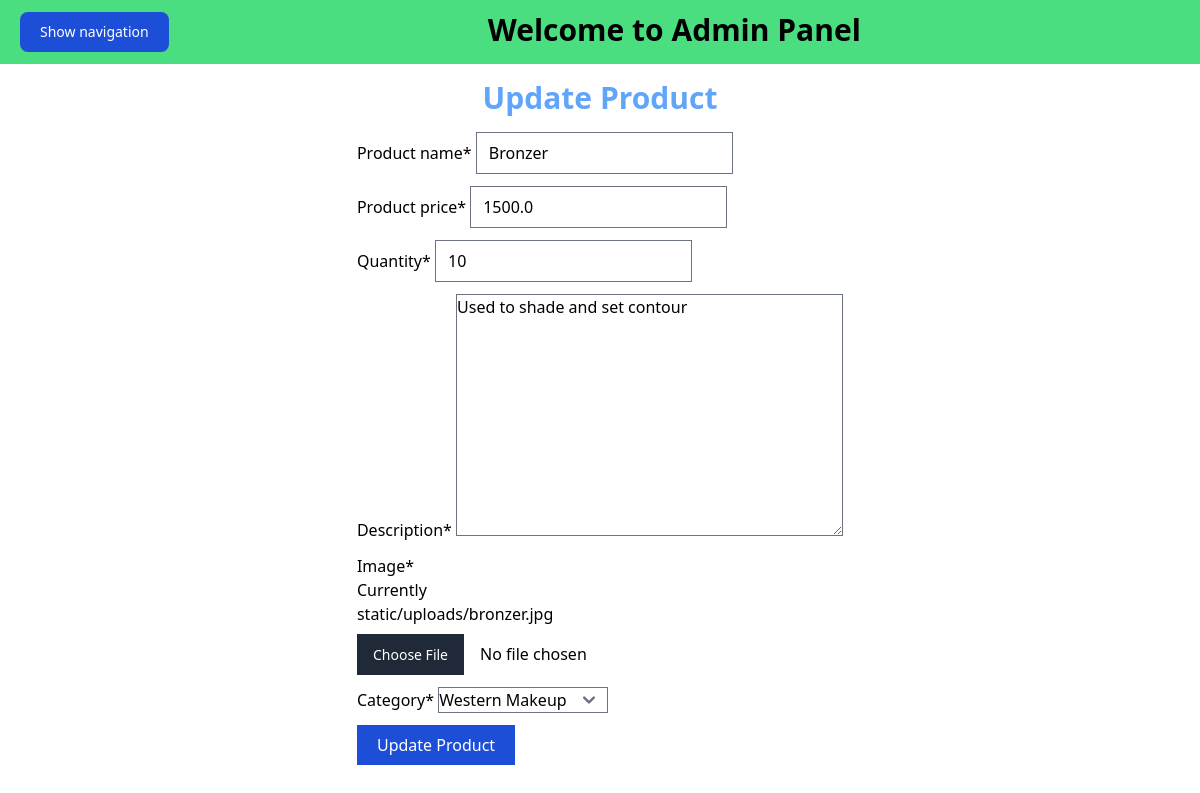
Before: /product/updateproduct/5 (signed in) with the older database file.
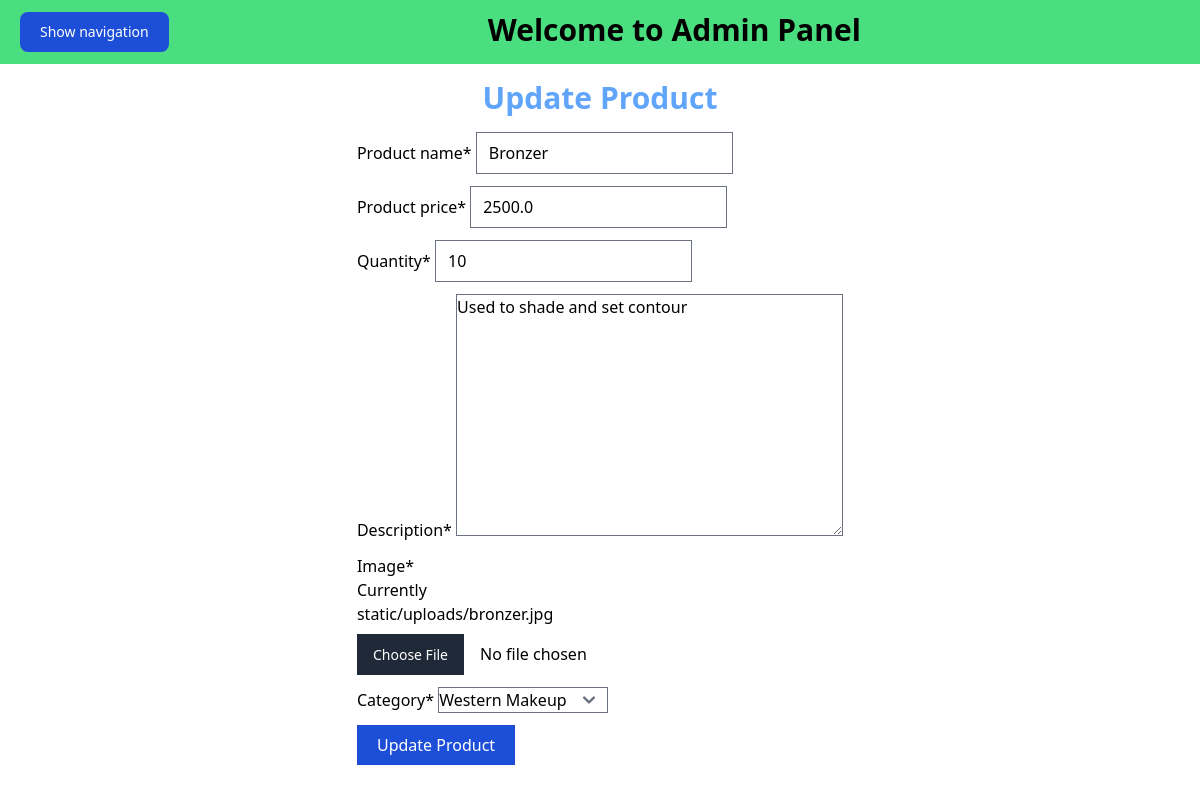
After: the same page with the newer database file.
### product/models.py (models this page shows, shortened)
class Product(models.Model):
    product_name = models.CharField(max_length=100)#string
    product_price = models.FloatField()
    quantity = models.IntegerField()
    description = models.TextField()#textfield has no maximum length
    image = models.FileField(upload_to='static/uploads',null=True)
    category = models.ForeignKey(Category, on_delete= models.CASCADE, null=True)#to change field, we require null=True for migration

### user/auth.py (the view)
    def wrapper_function(request, *args, **kwargs):
        if request.user.is_staff:
            return view_function(request, *args, **kwargs)
        else:
            return redirect('/')

### product/forms.py
class ProductForm(ModelForm):
    class Meta:
        model = Product
        fields = '__all__'

### product/models.py (called while the page is built)
    def __str__(self):
        return self.category_name

### product/views.py (called while the page is built, shortened)
@admin_only
def updateproduct(request, product_id):
    instance = Product.objects.get(id=product_id)
    context = {
            "form": ProductForm(instance = instance)
        }
    return render(request, 'product/updateproduct.html', context)

### user/auth.py (called while the page is built)
def admin_only(view_function):
    def wrapper_function(request, *args, **kwargs):
        if request.user.is_staff:
            return view_function(request, *args, **kwargs)
        else:
            return redirect('/')
    return wrapper_function

### product/templates/product/updateproduct.html (shortened to what this page needs)
{% extends 'admins/index.html' %}
{% load static %}
{% load crispy_forms_tags %}
{% block admin_content %}
<div class="form-section">
  <h1 class="text-3xl text-blue-400 text-center font-bold my-4">Update Product</h1>
</div>
<div class="flex justify-center">
  <form action="" method="POST" enctype="multipart/form-data">
      {{ form | crispy }}
      <div class="mb-2">
          <input type="submit" value="Update Product" class="bg-blue-700 py-2 px-5 text-white">
      </div>
  </form>
</div>
{% endblock %}

Changed rows visible on the page:
changed Product "Bronzer": product_price "1500.0" → "2500.0"
